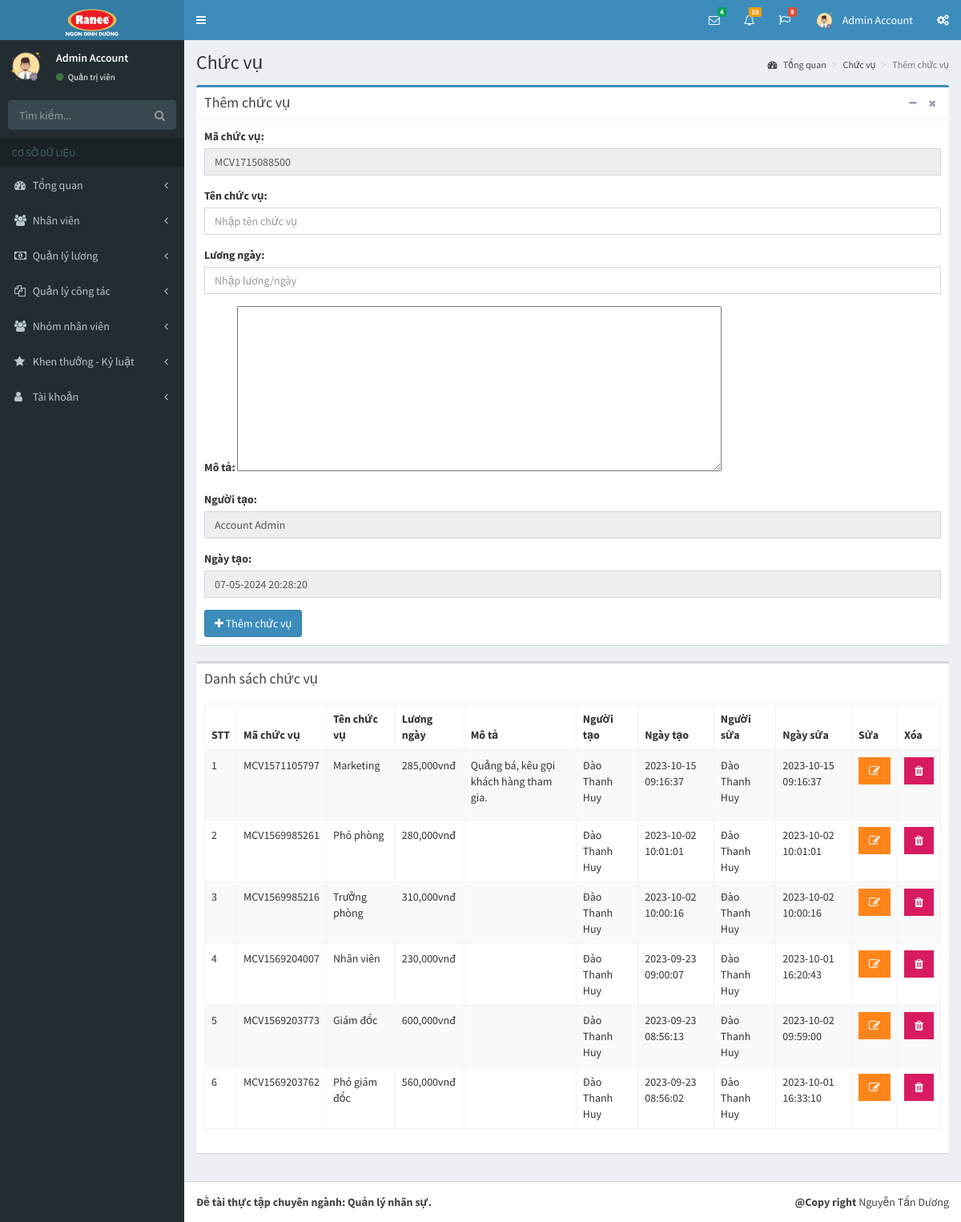
Screenshot of /pages/chuc-vu.php (signed in) with the database file from the repository.
### tables this page shows
CREATE TABLE `tai_khoan` (
  `id` int(11) NOT NULL,
  `ho` varchar(50) NOT NULL,
  `ten` varchar(50) NOT NULL,
  `hinh_anh` varchar(50) NOT NULL,
  `email` varchar(50) NOT NULL,
  `mat_khau` varchar(50) NOT NULL,
  `so_dt` varchar(50) NOT NULL,
  `quyen` tinyint(1) NOT NULL,
  `trang_thai` tinyint(1) NOT NULL,
  `truy_cap` int(11) NOT NULL,
  `ngay_tao` datetime NOT NULL,
  `ngay_sua` datetime NOT NULL
);

CREATE TABLE `chuc_vu` (
  `id` int(11) NOT NULL,
  `ma_chuc_vu` varchar(50) NOT NULL,
  `ten_chuc_vu` varchar(255) NOT NULL,
  `luong_ngay` double NOT NULL,
  `ghi_chu` varchar(255) NOT NULL,
  `nguoi_tao` varchar(50) NOT NULL,
  `ngay_tao` datetime NOT NULL,
  `nguoi_sua` varchar(50) NOT NULL,
  `ngay_sua` datetime NOT NULL
);

### pages/chuc-vu.php (the view, shortened to what this page needs)
<?php
if(isset($_SESSION['username']) && isset($_SESSION['level']))
{
  include('../layouts/header.php');
  include('../layouts/topbar.php');
  include('../layouts/sidebar.php');
  $showData = "SELECT id, ma_chuc_vu, ten_chuc_vu, luong_ngay, ghi_chu, nguoi_tao, ngay_tao, nguoi_sua, ngay_sua FROM chuc_vu ORDER BY ngay_tao DESC";
  $result = mysqli_query($conn, $showData);
  $arrShow = array();
  while ($row = mysqli_fetch_array($result)) {
    $arrShow[] = $row;
  }
  $positionCode = "MCV" . time();
?>
  <div class="content-wrapper">
    <section class="content-header">
      <h1>
        Chức vụ
      </h1>
      <ol class="breadcrumb">
        <li><a href="index.php?p=index&a=statistic"><i class="fa fa-dashboard"></i> Tổng quan</a></li>
        <li><a href="chuc-vu.php?p=staff&a=position">Chức vụ</a></li>
        <li class="active">Thêm chức vụ</li>
      </ol>
    </section>
    <section class="content">
      <div class="row">
        <div class="col-xs-12">
          <div class="box box-primary">
            <div class="box-header with-border">
              <h3 class="box-title">Thêm chức vụ</h3>
              <div class="box-tools pull-right">
                <button type="button" class="btn btn-box-tool" data-widget="collapse"><i class="fa fa-minus"></i></button>
                <button type="button" class="btn btn-box-tool" data-widget="remove"><i class="fa fa-remove"></i></button>
              </div>
            </div>
            <div class="box-body">
              <form action="" method="POST">
                <div class="row">
                  <div class="col-md-12">
                    <div class="form-group">
                      <label for="exampleInputEmail1">Mã chức vụ: </label>
                      <input type="text" class="form-control" id="exampleInputEmail1" name="positionCode" value="<?php echo $positionCode; ?>" readonly>
                    </div>
                    <div class="form-group">
                      <label for="exampleInputEmail1">Tên chức vụ: </label>
                      <input type="text" class="form-control" id="exampleInputEmail1" placeholder="Nhập tên chức vụ" name="titlePosition">
                    </div>
                    <div class="form-group">
                      <label for="exampleInputEmail1">Lương ngày: </label>
                      <input type="text" class="form-control" id="exampleInputEmail1" placeholder="Nhập lương/ngày" name="salary">
                    </div>
                    <div class="form-group">
                      <label for="exampleInputEmail1">Mô tả: </label>
                      <textarea id="editor1" rows="10" cols="80" name="description">
                      </textarea>
                    </div>
                    <div class="form-group">
                      <label for="exampleInputEmail1">Người tạo: </label>
                      <input type="text" class="form-control" id="exampleInputEmail1" value="<?php echo $row_acc['ho']; ?> <?php echo $row_acc['ten']; ?>" name="personCreate" readonly>
                    </div>
                    <div class="form-group">
                      <label for="exampleInputEmail1">Ngày tạo: </label>
                      <input type="text" class="form-control" id="exampleInputEmail1" value="<?php echo date('d-m-Y H:i:s'); ?>" name="dateCreate" readonly>
                    </div>
                    <?php
                      if($_SESSION['level'] == 1)
                        echo "<button type='submit' class='btn btn-primary' name='save'><i class='fa fa-plus'></i> Thêm chức vụ</button>";
                    ?>
                  </div>
                </div>
              </form>
            </div>
          </div>
          <div class="box">
            <div class="box-header">
              <h3 class="box-title">Danh sách chức vụ</h3>
            </div>
            <div class="box-body">
              <div class="table-responsive">
                <table id="example1" class="table table-bordered table-striped">
                  <thead>
                  <tr>
                    <th>STT</th>
                    <th>Mã chức vụ</th>
                    <th>Tên chức vụ</th>
                    <th>Lương ngày</th>
                    <th>Mô tả</th>
                    <th>Người tạo</th>
                    <th>Ngày tạo</th>
                    <th>Người sửa</th>
                    <th>Ngày sửa</th>
                    <th>Sửa</th>
                    <th>Xóa</th>
                  </tr>
                  </thead>
                  <tbody>
                  <?php
                    $count = 1;
                    foreach ($arrShow as $arrS)
                    {
                  ?>
                      <tr>
                        <td><?php echo $count; ?></td>
                        <td><?php echo $arrS['ma_chuc_vu']; ?></td>
                        <td><?php echo $arrS['ten_chuc_vu']; ?></td>
                        <td><?php echo number_format($arrS['luong_ngay']). "vnđ"; ?></td>
                        <td><?php echo $arrS['ghi_chu']; ?></td>
                        <td><?php echo $arrS['nguoi_tao']; ?></td>
                        <td><?php echo $arrS['ngay_tao']; ?></td>
                        <td><?php echo $arrS['nguoi_sua']; ?></td>
                        <td><?php echo $arrS['ngay_sua']; ?></td>
                        <th>
                          <?php
                            if($row_acc['quyen'] == 1)
                            {
                              echo "<form method='POST'>";
                              echo "<button type='submit' class='btn bg-orange btn-flat'  name='edit'><i class='fa fa-edit'></i></button>";
                              echo "</form>";
                            }
                            else
                            {
                              echo "<button type='button' class='btn bg-orange btn-flat' disabled><i class='fa fa-edit'></i></button>";
                            }
                          ?>
                        </th>
                        <th>
                          <?php
                            if($row_acc['quyen'] == 1)
                            {
                              echo "<button type='button' class='btn bg-maroon btn-flat' data-toggle='modal' data-target='#exampleModal' data-whatever='".$arrS['id']."'><i class='fa fa-trash'></i></button>";
                            }
                            else
                            {
                              echo "<button type='button' class='btn bg-maroon btn-flat' disabled><i class='fa fa-trash'></i></button>";
                            }
                          ?>
                        </th>
                      </tr>
                  <?php
                      $count++;
                    }
                  ?>
                  </tbody>
                </table>
              </div>
            </div>
          </div>
        </div>
      </div>
    </section>
  </div>
<?php
  include('../layouts/footer.php');
}
else
{
  header('Location: dang-nhap.php');
}
?>

### layouts/topbar.php (shortened to what this page needs)
<body class="hold-transition skin-blue sidebar-mini">
<div class="wrapper">
  <header class="main-header">
    <a href="index.php?p=index&a=statistic" class="logo">
      <span class="logo-lg"><img src="../dist/images/logo.png" alt=""></span>
    </a>
    <nav class="navbar navbar-static-top">
      <a href="#" class="sidebar-toggle" data-toggle="push-menu" role="button">
      </a>
      <div class="navbar-custom-menu">
        <ul class="nav navbar-nav">
          <li class="dropdown messages-menu">
            <a href="#" class="dropdown-toggle" data-toggle="dropdown">
              <i class="fa fa-envelope-o"></i>
              <span class="label label-success">4</span>
            </a>
          </li>
          <li class="dropdown notifications-menu">
            <a href="#" class="dropdown-toggle" data-toggle="dropdown">
              <i class="fa fa-bell-o"></i>
              <span class="label label-warning">10</span>
            </a>
          </li>
          <li class="dropdown tasks-menu">
            <a href="#" class="dropdown-toggle" data-toggle="dropdown">
              <i class="fa fa-flag-o"></i>
              <span class="label label-danger">9</span>
            </a>
          </li>
          <li class="dropdown user user-menu">
            <a href="#" class="dropdown-toggle" data-toggle="dropdown">
              <img src="../uploads/images/<?php echo $row_acc['hinh_anh']; ?>" class="user-image" alt="User Image">
              <span class="hidden-xs"><?php echo $row_acc['ten']; ?> <?php echo $row_acc['ho']; ?></span>
            </a>
          </li>
          <li>
            <a href="#" data-toggle="control-sidebar"><i class="fa fa-gears"></i></a>
          </li>
        </ul>
      </div>
    </nav>
  </header>

### layouts/sidebar.php (shortened to what this page needs)
<aside class="main-sidebar">
  <section class="sidebar">
    <div class="user-panel">
      <div class="pull-left image">
        <img src="../uploads/images/<?php echo $row_acc['hinh_anh']; ?>" class="img-circle" alt="User Image">
      </div>
      <div class="pull-left info">
        <p>
          <?php echo $row_acc['ten']; ?> <?php echo $row_acc['ho']; ?>
        </p>
        <a href="#"><i class="fa fa-circle text-success"></i>
          <?php
            if($row_acc['quyen'] == 1)
            {
              echo "Quản trị viên";
            }
            else
            {
              echo "Nhân viên";
            }
          ?>
        </a>
      </div>
    </div>
    <form action="#" method="get" class="sidebar-form">
      <div class="input-group">
        <input type="text" name="q" class="form-control" placeholder="Tìm kiếm...">
        <span class="input-group-btn">
              <button type="submit" name="search" id="search-btn" class="btn btn-flat"><i class="fa fa-search"></i>
              </button>
            </span>
      </div>
    </form>
    <ul class="sidebar-menu" data-widget="tree">
      <li class="header">CƠ SỞ DỮ LIỆU</li>
      <li class="<?php if($p == 'index') echo 'active'; ?> treeview">
        <a href="#">
          <i class="fa fa-dashboard"></i> <span>Tổng quan</span>
          <span class="pull-right-container">
            <i class="fa fa-angle-left pull-right"></i>
          </span>
        </a>
      </li>
      <li class="<?php if($p == 'staff') echo 'active'; ?> treeview">
        <a href="#">
          <i class="fa fa-users"></i>
          <span>Nhân viên</span>
          <span class="pull-right-container">
            <i class="fa fa-angle-left pull-right"></i>
          </span>
        </a>
      </li>
      <li class="<?php if($p == 'salary') echo 'active'; ?> treeview">
        <a href="#">
          <i class="fa fa-money"></i>
          <span>Quản lý lương</span>
          <span class="pull-right-container">
            <i class="fa fa-angle-left pull-right"></i>
          </span>
        </a>
      </li>
      <li class="<?php if($p == 'collaborate') echo 'active'; ?> treeview">
        <a href="#">
          <i class="fa fa-files-o"></i>
          <span>Quản lý công tác</span>
          <span class="pull-right-container">
            <i class="fa fa-angle-left pull-right"></i>
          </span>
        </a>
      </li>
      <li class="<?php if($p == 'group') echo 'active'; ?> treeview">
        <a href="#">
          <i class="fa fa-users"></i> <span>Nhóm nhân viên</span>
          <span class="pull-right-container">
            <i class="fa fa-angle-left pull-right"></i>
          </span>
        </a>
      </li>
      <li class="<?php if($p == 'bonus-discipline') echo 'active'; ?> treeview">
        <a href="#">
          <i class="fa fa-star"></i> <span>Khen thưởng - Kỷ luật</span>
          <span class="pull-right-container">
            <i class="fa fa-angle-left pull-right"></i>
          </span>
        </a>
      </li>
      <li class="<?php if($p == 'account') echo 'active'; ?> treeview">
        <a href="#">
          <i class="fa fa-user"></i> <span>Tài khoản</span>
          <span class="pull-right-container">
            <i class="fa fa-angle-left pull-right"></i>
          </span>
        </a>
      </li>
    </ul>
  </section>
</aside>

### rows the page displays
tai_khoan: hinh_anh (picture), ten "Admin", ho "Account", personCreate "Account Admin"
chuc_vu: ma_chuc_vu "MCV1571105797", ten_chuc_vu "Marketing", luong_ngay "285,000", ghi_chu "Quảng bá, kêu gọi khách hàng tham gia.", nguoi_tao "Đào Thanh Huy", ngay_tao "2023-10-15 09:16:37", nguoi_sua "Đào Thanh Huy", ngay_sua "2023-10-15 09:16:37"
chuc_vu: ma_chuc_vu "MCV1569985261", ten_chuc_vu "Phó phòng", luong_ngay "280,000", nguoi_tao "Đào Thanh Huy", ngay_tao "2023-10-02 10:01:01", nguoi_sua "Đào Thanh Huy", ngay_sua "2023-10-02 10:01:01"
chuc_vu: ma_chuc_vu "MCV1569985216", ten_chuc_vu "Trưởng phòng", luong_ngay "310,000", nguoi_tao "Đào Thanh Huy", ngay_tao "2023-10-02 10:00:16", nguoi_sua "Đào Thanh Huy", ngay_sua "2023-10-02 10:00:16"
chuc_vu: ma_chuc_vu "MCV1569204007", ten_chuc_vu "Nhân viên", luong_ngay "230,000", nguoi_tao "Đào Thanh Huy", ngay_tao "2023-09-23 09:00:07", nguoi_sua "Đào Thanh Huy", ngay_sua "2023-10-01 16:20:43"
chuc_vu: ma_chuc_vu "MCV1569203773", ten_chuc_vu "Giám đốc", luong_ngay "600,000", nguoi_tao "Đào Thanh Huy", ngay_tao "2023-09-23 08:56:13", nguoi_sua "Đào Thanh Huy", ngay_sua "2023-10-02 09:59:00"
chuc_vu: ma_chuc_vu "MCV1569203762", ten_chuc_vu "Phó giám đốc", luong_ngay "560,000", nguoi_tao "Đào Thanh Huy", ngay_tao "2023-09-23 08:56:02", nguoi_sua "Đào Thanh Huy", ngay_sua "2023-10-01 16:33:10"
